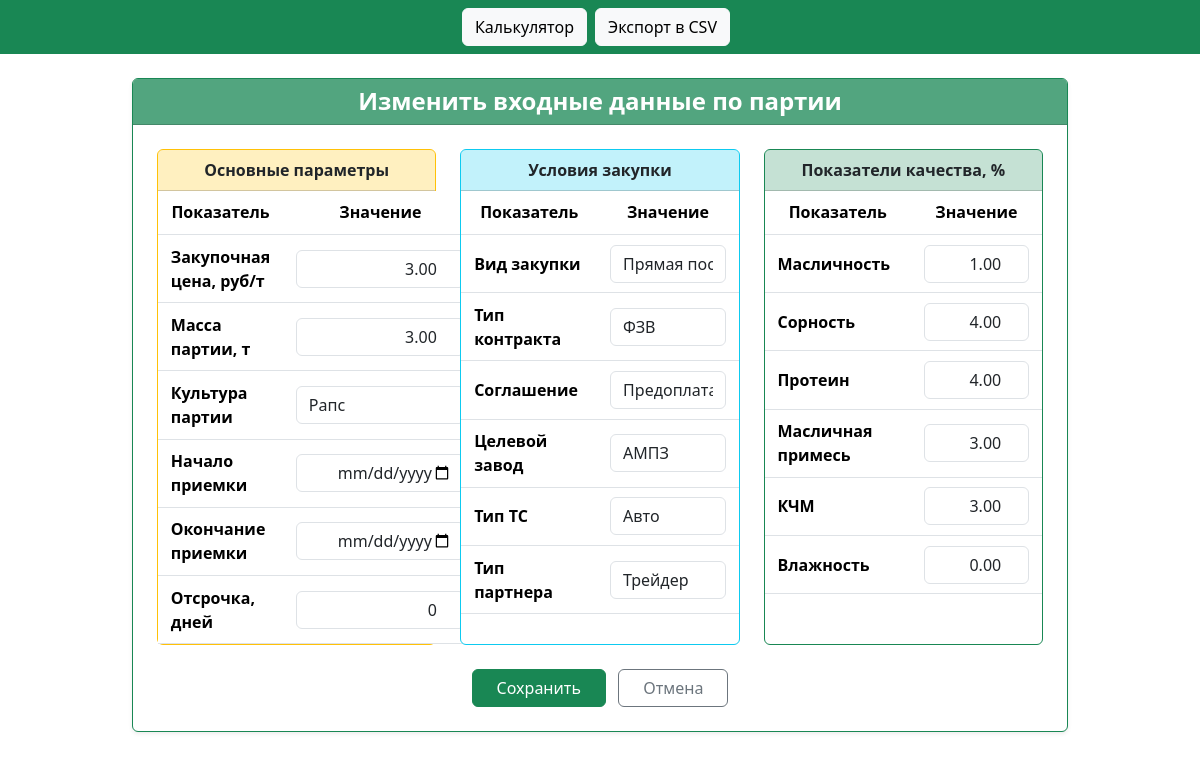
/change_data_by_party, run on an earlier commit of the app's database.
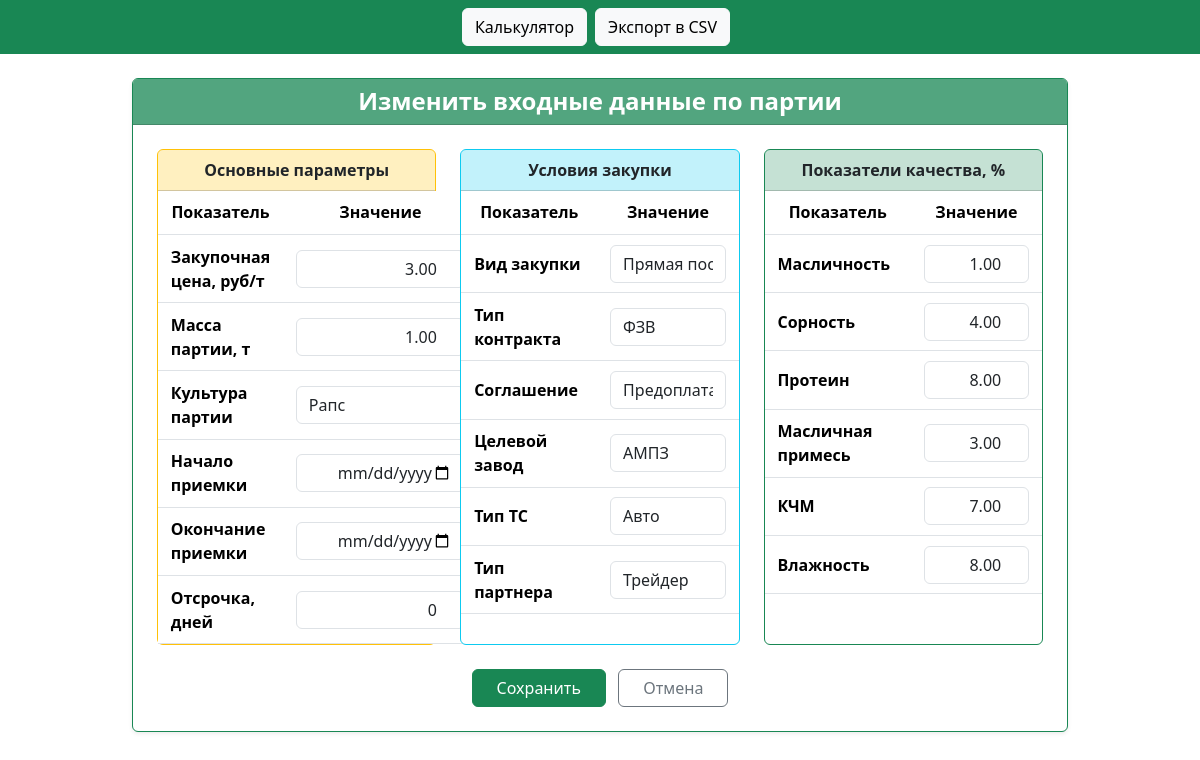
And on a later commit of the database.
### purch_calculator/removal_rates/models.py (models this page shows, shortened)
class RawMaterialBatch(models.Model):
    CULTURE_CHOICES = [ # Выбор культуры
        ('raps', 'Рапс'),
        ('sunflower', 'Подсолнечник')]
    PURCHASE_TYPE_CHOICES = [
        ('DirectSupply', 'Прямая поставка'),
        ('ElevatorSupply', 'Поставка на элеватор'),
        ('InventoryF13', 'Перепись  Ф - 13'),
    ]
    FACTORY_CHOICES = [
        ('AMPZ', 'АМПЗ'),
        ('DMEZ', 'ЭМЭЗ'),
        ('EMEZ', 'ДМЭЗ'),
        ('VHEMEZ', 'ВХМЭЗ'),
        ('BKMEZ', 'БКМЭЗ'),
        ('BLMEZ', 'БЛМЭЗ'),
        ('OMEZ', 'ОМЭЗ'),
    ]
    PARTNER_TYPE_CHOICES = [
        ('Trader', 'Трейдер'),
        ('Farm', 'СХТП'),
        ('Agroholding', 'Агрохолдинг'),
        ]
    CONTRACT_TYPE_CHOICES = [
        ('FZV', 'ФЗВ'),
        ('ZCHT', 'ЗЧТ'),
        ('ZCHC', 'ЗЧЦ'),
    ]
    TRANSPORT_CHOICES = [
        ('Auto', 'Авто'),
        ('Railway', 'ЖД'),
    ]
    AGREEMENT_CHOICES = [
        ('Prepayment', 'Предоплата'),
        ('Postpayment', 'Постоплата'),
    ]
    purchase_price = models.DecimalField( # Закупочная цена
        _("Закупочная ценаб руб/кг"),
        max_digits=10, decimal_places=2, default=0,
        validators=[MinValueValidator(0, message=_("Значение не может быть отрицательным."))]
    )
    weight_actual = models.DecimalField( #Вес
        _("Вес партии, тонн"),
        max_digits=10, decimal_places=2,default=0,
        validators=[MinValueValidator(0, message=_("Вес не может быть отрицательным."))]
    )
    moisture_actual = models.DecimalField( # Влажность
        _("Влажность факт, %"),
        max_digits=5, decimal_places=2,default=0,
        validators=[MinValueValidator(0, message=_("Значение не может быть отрицательным."))]
    )
    weed_impurity_actual = models.DecimalField( # Сорность
        _("Сорность факт, %"),
        max_digits=5, decimal_places=2,default=0,
        validators=[MinValueValidator(0, message=_("Значение не может быть отрицательным."))]
    )
    oil_impurity_actual = models.DecimalField( # Масличная примесь
        _("Масличная примесь факт, %"),
        max_digits=5, decimal_places=2,default=0,
        validators=[MinValueValidator(0, message=_("Значение не может быть отрицательным."))]
    )
    oil_content_actual = models.DecimalField( # Масляничность
        _("Масличность факт, %"),
        max_digits=5, decimal_places=2,default=0,
        validators=[MinValueValidator(0, message=_("Значение не может быть отрицательным."))]
    )
    KCHM_actual = models.DecimalField( # КМЧ
        _("КЧМ факт, %"),
        max_digits=5, decimal_places=2,default=0,
        validators=[MinValueValidator(0, message=_("Значение не может быть отрицательным."))]
    )
    protein_actual = models.DecimalField( # Протеин
        _("Протеин факт, %"),
        max_digits=5, decimal_places=2,default=0,
        validators=[MinValueValidator(0, message=_("Значение не может быть отрицательным."))]
    )
    culture = models.CharField( # культура( Подсолнечник или Рапс)
        max_length=20,
        choices=CULTURE_CHOICES,
        default='Рапс',
    )
    receipt_start_date = models.DateField( # Начало приемки сырья
        _('Начало приемки сырья'),
        null=True,
        blank=True
    ) #
    receipt_end_date = models.DateField( # Окончание приемки сырья
        _('Окончание приемки сырья'),
        null = True,
        blank = True
    )
    purchase_type = models.CharField( # вид закупки (выбор из списка)
        max_length=30,
        choices=PURCHASE_TYPE_CHOICES,
        default='Прямая поставка',
    )
    target_factory = models.CharField( # Завод (выбор из списка)
        max_length=30,
        choices=FACTORY_CHOICES,
        default='AMPZ',
    )
    partner_type = models.CharField(  # Партнер (выбор из списка)
        max_length=30,
        choices=PARTNER_TYPE_CHOICES,
        default='Trader',
    )
    contract_type = models.CharField(  # Контракт (выбор из списка)
        max_length=30,
        choices=CONTRACT_TYPE_CHOICES,
        default='FZV',
    )
    transport_type =  models.CharField(  # Транспорт (выбор из списка)
        max_length=30,
        choices=TRANSPORT_CHOICES,
        default='Auto',
    )
    agreement_type = models.CharField(  # Соглашение (выбор из списка)
        max_length=30,
        choices=AGREEMENT_CHOICES,
        default='Prepayment',
    )
    delay_days = models.IntegerField(
        _('Отсрочка'),  #Отсрочка
        validators=[MaxValueValidator(30, message='Значение не может быть больше 30 дней')],
        default=0,
    )

### purch_calculator/removal_rates/views.py (the view)
# urls.py: path('change_data_by_party', UpdateDataByParty.as_view(), name='update_by_party'),
class UpdateDataByParty(UpdateView):
    model = RawMaterialBatch
    form_class = SunflowerBatchForm
    success_url = reverse_lazy('index')
    template_name = 'change_data/update_data_by_party.html'
    def get_object(self, queryset=None):
        obj, _ = RawMaterialBatch.objects.get_or_create(pk=1)
        return obj

### templates/change_data/update_data_by_party.html (shortened to what this page needs)
{% extends "base.html" %}
{% load django_bootstrap5 %}
{% block content %}
<div class="container mt-4 mb-5 form-card">
  <div class="card shadow-sm border-success">
    <div class="card-header bg-success bg-opacity-75 text-white text-center">
      <h2 class="section-title mb-0 text-white">Изменить входные данные по партии</h2>
    </div>
    <div class="card-body p-4">
      <form method="post" novalidate>
        <div class="row g-4">
          <div class="col-lg-4">
            <div class="card h-100 border-warning">
              <div class="card-header bg-warning bg-opacity-25 text-center fw-semibold">
                Основные параметры
              </div>
              <div class="card-body p-0">
                <table class="table table-compact mb-0">
                  <thead>
                    <tr>
                      <th>Показатель</th>
                      <th>Значение</th>
                    </tr>
                  </thead>
                  <tbody>
                    <tr>
                      <th scope="row" class="text-start">Закупочная цена, руб/т</th>
                      <td>{{ form.purchase_price }}</td>
                    </tr>
                    <tr>
                      <th scope="row" class="text-start">Масса партии, т</th>
                      <td>{{ form.weight_actual }}</td>
                    </tr>
                    <tr>
                      <th scope="row" class="text-start">Культура партии</th>
                      <td>{{ form.culture }}</td>
                    </tr>
                    <tr>
                      <th scope="row" class="text-start">Начало приемки</th>
                      <td>{{ form.receipt_start_date }}</td>
                    </tr>
                    <tr>
                      <th scope="row" class="text-start">Окончание приемки</th>
                      <td>{{ form.receipt_end_date }}</td>
                    </tr>
                    <tr>
                      <th scope="row" class="text-start">Отсрочка, дней</th>
                      <td>{{ form.delay_days }}</td>
                    </tr>
                  </tbody>
                </table>
              </div>
            </div>
          </div>
          <div class="col-lg-4">
            <div class="card h-100 border-info">
              <div class="card-header bg-info bg-opacity-25 text-center fw-semibold">
                Условия закупки
              </div>
              <div class="card-body p-0">
                <table class="table table-compact mb-0">
                  <thead>
                    <tr>
                      <th>Показатель</th>
                      <th>Значение</th>
                    </tr>
                  </thead>
                  <tbody>
                    <tr>
                      <th scope="row" class="text-start">Вид закупки</th>
                      <td>{{ form.purchase_type }}</td>
                    </tr>
                    <tr>
                      <th scope="row" class="text-start">Тип контракта</th>
                      <td>{{ form.contract_type }}</td>
                    </tr>
                    <tr>
                      <th scope="row" class="text-start">Соглашение</th>
                      <td>{{ form.agreement_type }}</td>
                    </tr>
                    <tr>
                      <th scope="row" class="text-start">Целевой завод</th>
                      <td>{{ form.target_factory }}</td>
                    </tr>
                    <tr>
                      <th scope="row" class="text-start">Тип ТС</th>
                      <td>{{ form.transport_type }}</td>
                    </tr>
                    <tr>
                      <th scope="row" class="text-start">Тип партнера</th>
                      <td>{{ form.partner_type }}</td>
                    </tr>
                  </tbody>
                </table>
              </div>
            </div>
          </div>
          <div class="col-lg-4">
            <div class="card h-100 border-success">
              <div class="card-header bg-success bg-opacity-25 text-center fw-semibold">
                Показатели качества, %
              </div>
              <div class="card-body p-0">
                <table class="table table-compact mb-0">
                  <thead>
                    <tr>
                      <th>Показатель</th>
                      <th>Значение</th>
                    </tr>
                  </thead>
                  <tbody>
                    <tr>
                      <th scope="row" class="text-start">Масличность</th>
                      <td>{{ form.oil_content_actual }}</td>
                    </tr>
                    <tr>
                      <th scope="row" class="text-start">Сорность</th>
                      <td>{{ form.weed_impurity_actual }}</td>
                    </tr>
                    <tr>
                      <th scope="row" class="text-start">Протеин</th>
                      <td>{{ form.protein_actual }}</td>
                    </tr>
                    <tr>
                      <th scope="row" class="text-start">Масличная примесь</th>
                      <td>{{ form.oil_impurity_actual }}</td>
                    </tr>
                    <tr>
                      <th scope="row" class="text-start">КЧМ</th>
                      <td>{{ form.KCHM_actual }}</td>
                    </tr>
                    <tr>
                      <th scope="row" class="text-start">Влажность</th>
                      <td>{{ form.moisture_actual }}</td>
                    </tr>
                  </tbody>
                </table>
              </div>
            </div>
          </div>
        </div>
        <div class="text-center mt-4">
          <button type="submit" class="btn btn-success px-4 me-2">Сохранить</button>
          <a href="{% url 'index' %}" class="btn btn-outline-secondary px-4">Отмена</a>
        </div>
      </form>
    </div>
  </div>
</div>
{% endblock %}

### templates/base.html (shortened to what this page needs)
{% load django_bootstrap5 %}
{% load static %}
<!DOCTYPE html>
<html lang="en">
<head>
    {% bootstrap_css %}
</head>
<body>
    <nav class="navbar navbar-expand-lg bg-success navbar-dark">
        <div class="container-fluid justify-content-center">
            <a href="{%url 'index'%}" class="btn btn-light me-2">Калькулятор</a>
            <a href="{%url 'export_csv'%}" class="btn btn-light me-2">Экспорт в CSV</a>
    </nav>
    <div class="container mt-4">
        {% block content %}
        {% endblock %}
    </div>
</body>
</html>

### templates/change_data/update_data_by_party.html (style rules this page uses)
.form-card { max-width: 960px; margin: 0 auto; }
.section-title { text-align: center; font-size: 1.5rem; font-weight: 600; color: #0f5132; }
.table-compact thead { background-color: #f8f9fa; }
.table-compact th, .table-compact td { padding: 0.6rem 0.8rem; vertical-align: middle; text-align: center; }
.table-compact input { text-align: right; }

What changed in the data, as far as the page shows it:
changed RawMaterialBatch "Рапс": weight_actual "3.00" → "1.00"; protein_actual "4.00" → "8.00"; KCHM_actual "3.00" → "7.00"; moisture_actual "0.00" → "8.00"
